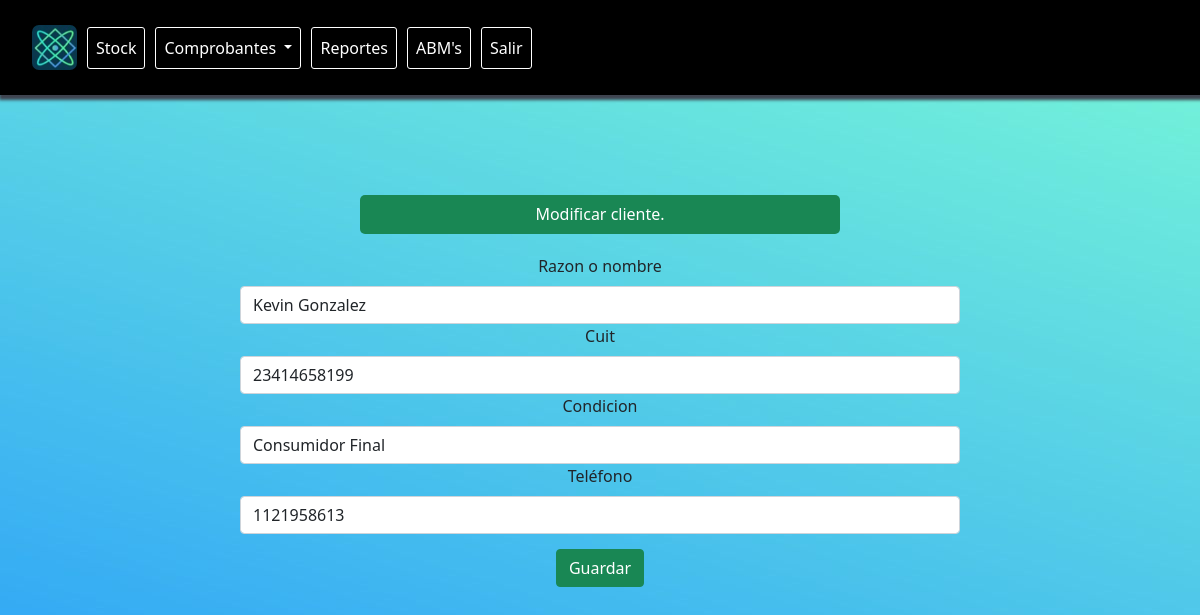
/abm/modificarcliente/1 (signed in), run on an earlier commit of the app's database.
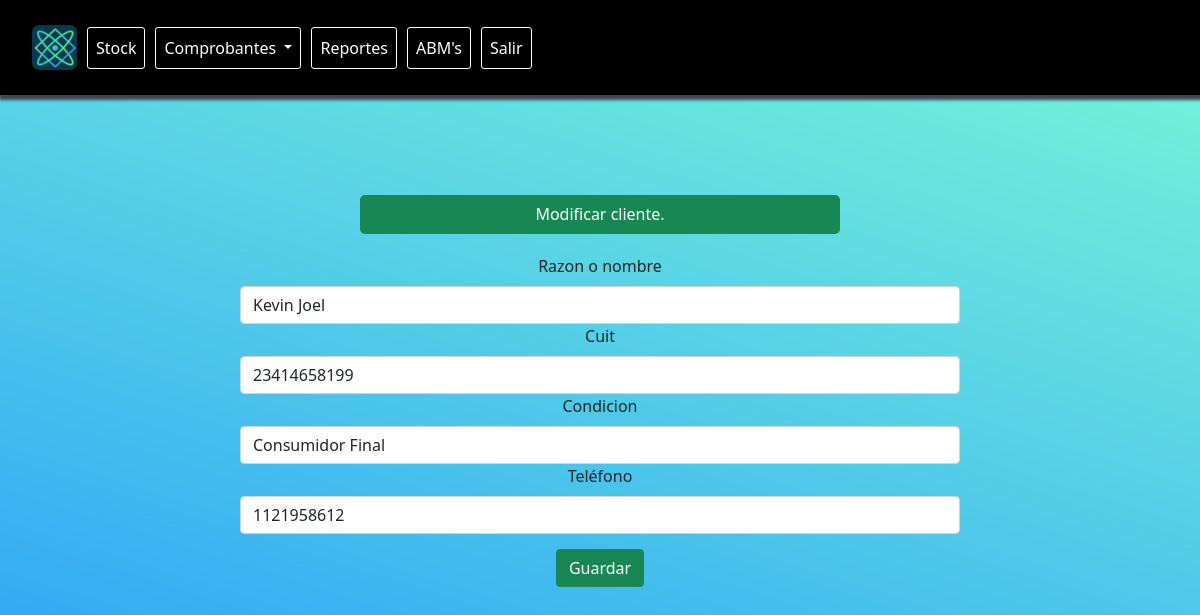
And on a later commit of the database.
### AppClientes/models.py (models this page shows, shortened)
class Clientes(models.Model):
    id_cliente = models.IntegerField('Nro de ID',primary_key = True)
    cuit=models.PositiveIntegerField()
    razon_nombre=models.CharField('Razon o nombre', max_length=50)
    condicion=models.ForeignKey(CondicionFiscal, on_delete=models.CASCADE)
    telefono=models.PositiveIntegerField('Teléfono')
    created=models.DateTimeField(auto_now_add=True)
    updated=models.DateTimeField(auto_now_add=True)
    class Meta:
        verbose_name="Cliente"
        verbose_name_plural="Clientes"

### AppABM/views.py (the view, shortened to what this page needs)
# urls.py: path('modificarcliente/<id>', views.modificar_cliente, name="modificar_cliente"),
@login_required
def modificar_cliente(request, id):
    producto = get_object_or_404(Clientes, id_cliente=id)
    data = {
        'form': ClienteModificarForm(instance=producto)
    }
    return render(request, 'AppABM/modificarcliente.html', data)

### AppABM/forms.py
class ClienteModificarForm(forms.ModelForm):
    class Meta:
        model = Clientes
        fields = ['razon_nombre', 'cuit', 'condicion', 'telefono']

### AppClientes/models.py (called while the page is built)
    def __str__(self):
        return self.condicion_fiscal

### AppABM/templates/AppAbm/modificarcliente.html (shortened to what this page needs)
{% extends "base/base.html" %}
{% load widget_tweaks %}
{% load bootstrap4 %}
{% load static %}
{% block content %}
    <form method="post" class="formularioadd" enctype="multipart/form-data">
        <h6 class="addproduct"> Modificar cliente. </h6>
        {% for field in form.visible_fields %}
            <div class="form-group add" style="width: 60%; margin:auto;">
                <label for="{{ field.id_for_label }}">{{ field.label }}</label>
                {{ field|add_class:'form-control' }}
            </div>
        {% endfor %}
            <div class="form-group guardar">
                <button type="submit" class="btn btn-success" style="margin-top: 15px">
                 Guardar
                </button>
            </div>
    </form>
{% endblock %}

What changed in the data, as far as the page shows it:
changed Clientes "Consumidor Final": razon_nombre "Kevin Gonzalez" → "Kevin Joel"; telefono "1121958613" → "1121958612"
